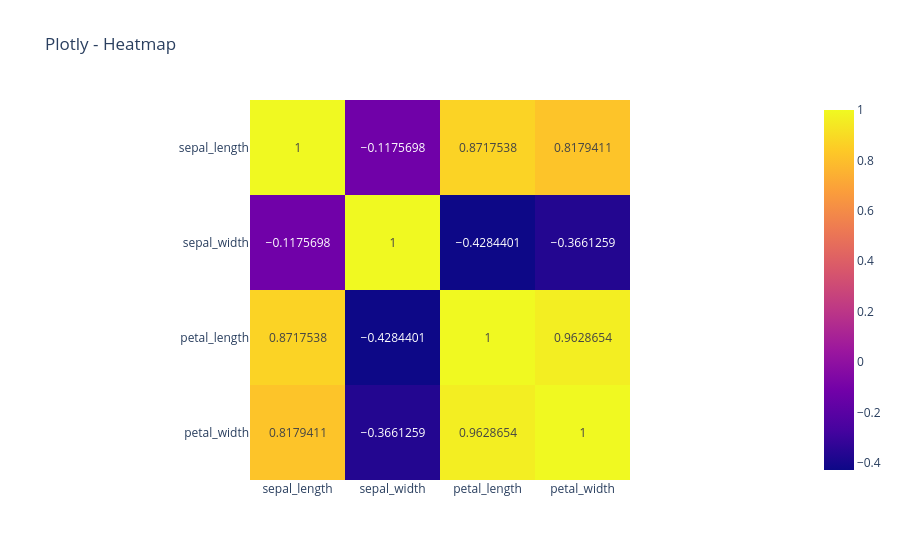

The notebook cell saved with this chart:
### Code cell
px.imshow(df.corr(), text_auto=True, title="Plotly - Heatmap").show()

### Figure 1 — Plotly figure (JSON) as saved in the notebook; plotly's stock layout.template omitted (floating-point values rounded to 4 significant figures)
{"data": [{"coloraxis": "coloraxis", "hovertemplate": "x: %{x}<br>y: %{y}<br>color: %{z}<extra></extra>", "name": "0", "texttemplate": "%{z}", "type": "heatmap", "x": ["sepal_length", "sepal_width", "petal_length", "petal_width"], "xaxis": "x", "y": ["sepal_length", "sepal_width", "petal_length", "petal_width"], "yaxis": "y", "z": [[1, -0.1176, 0.8718, 0.8179], [-0.1176, 1, -0.4284, -0.3661], [0.8718, -0.4284, 1, 0.9629], [0.8179, -0.3661, 0.9629, 1]]}], "layout": {"coloraxis": {"colorscale": [[0, "#0d0887"], [0.1111, "#46039f"], [0.2222, "#7201a8"], [0.3333, "#9c179e"], [0.4444, "#bd3786"], [0.5556, "#d8576b"], [0.6667, "#ed7953"], [0.7778, "#fb9f3a"], [0.8889, "#fdca26"], [1, "#f0f921"]]}, "title": {"text": "Plotly - Heatmap"}, "xaxis": {"anchor": "y", "constrain": "domain", "domain": [0, 1], "scaleanchor": "y"}, "yaxis": {"anchor": "x", "autorange": "reversed", "constrain": "domain", "domain": [0, 1]}}}
